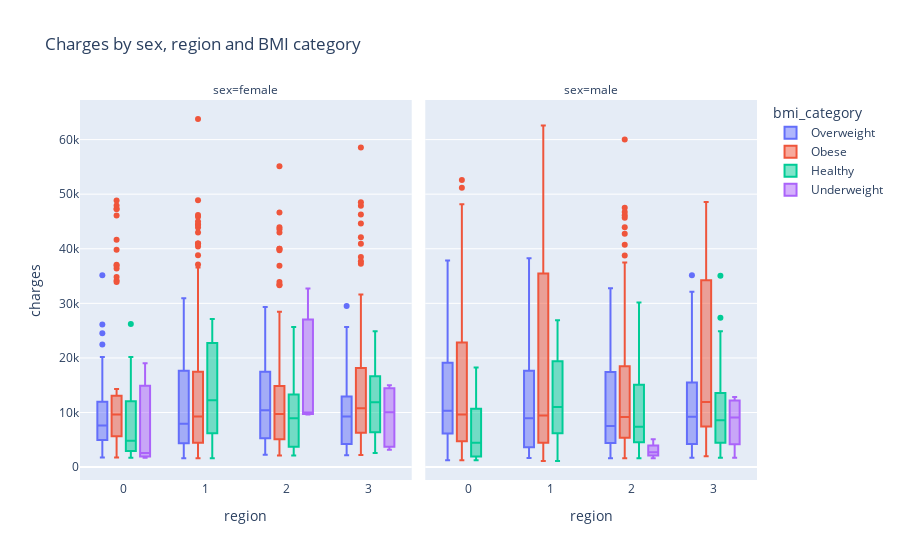

Notebook cell for this chart:
### Markdown cell above
_Charges by region/sex/smoker -see Datasets/Screenshots/plotly1.png_

### Code cell
fig = px.box(df, x="region", y="charges", color="bmi_category", facet_col="sex",
             title="Charges by sex, region and BMI category")
fig.show()

### Figure 1 — Plotly figure (JSON) as saved in the notebook; plotly's stock layout.template omitted (floating-point values rounded to 4 significant figures; data arrays with more than 128 entries replaced by an {"elided": "..."} marker saying what was removed)
{"data": [{"alignmentgroup": "True", "hovertemplate": "bmi_category=Overweight<br>sex=female<br>region=%{x}<br>charges=%{y}<extra></extra>", "legendgroup": "Overweight", "marker": {"color": "#636efa"}, "name": "Overweight", "notched": false, "offsetgroup": "Overweight", "orientation": "v", "showlegend": true, "type": "box", "x": {"elided": "199 int values"}, "x0": " ", "xaxis": "x", "y": {"elided": "199 float values"}, "y0": " ", "yaxis": "y"}, {"alignmentgroup": "True", "hovertemplate": "bmi_category=Overweight<br>sex=male<br>region=%{x}<br>charges=%{y}<extra></extra>", "legendgroup": "Overweight", "marker": {"color": "#636efa"}, "name": "Overweight", "notched": false, "offsetgroup": "Overweight", "orientation": "v", "showlegend": false, "type": "box", "x": {"elided": "187 int values"}, "x0": " ", "xaxis": "x2", "y": {"elided": "187 float values"}, "y0": " ", "yaxis": "y2"}, {"alignmentgroup": "True", "hovertemplate": "bmi_category=Obese<br>sex=female<br>region=%{x}<br>charges=%{y}<extra></extra>", "legendgroup": "Obese", "marker": {"color": "#EF553B"}, "name": "Obese", "notched": false, "offsetgroup": "Obese", "orientation": "v", "showlegend": true, "type": "box", "x": {"elided": "334 int values"}, "x0": " ", "xaxis": "x", "y": {"elided": "334 float values"}, "y0": " ", "yaxis": "y"}, {"alignmentgroup": "True", "hovertemplate": "bmi_category=Obese<br>sex=male<br>region=%{x}<br>charges=%{y}<extra></extra>", "legendgroup": "Obese", "marker": {"color": "#EF553B"}, "name": "Obese", "notched": false, "offsetgroup": "Obese", "orientation": "v", "showlegend": false, "type": "box", "x": {"elided": "372 int values"}, "x0": " ", "xaxis": "x2", "y": {"elided": "372 float values"}, "y0": " ", "yaxis": "y2"}, {"alignmentgroup": "True", "hovertemplate": "bmi_category=Healthy<br>sex=female<br>region=%{x}<br>charges=%{y}<extra></extra>", "legendgroup": "Healthy", "marker": {"color": "#00cc96"}, "name": "Healthy", "notched": false, "offsetgroup": "Healthy", "orientation": "v", "showlegend": true, "type": "box", "x": [3, 1, 1, 2, 1, 2, 2, 3, 3, 2, 1, 1, 3, 0, 1, 3, 0, 1, 2, 1, 0, 1, 2, 2, 3, 3, 2, 0, 1, 0, 3, 0, 2, 3, 1, 2, 0, 1, 2, 3, 1, 3, 2, 3, 0, 2, 3, 1, 1, 2, 0, 0, 1, 0, 2, 3, 1, 3, 2, 3, 3, 2, 2, 3, 0, 3, 3, 3, 0, 3, 3, 2, 0, 0, 0, 2, 3, 2, 3, 0, 2, 3, 0, 2, 2, 0, 2, 2, 2, 3, 2, 0, 1, 2, 1, 3, 2, 0, 2, 3, 2, 3, 1, 0, 2, 3, 2, 3, 3, 3, 3, 3, 0, 3, 2, 0, 3], "x0": " ", "xaxis": "x", "y": [14450.0, 12630.0, 23240.0, 14710.0, 16580.0, 10940.0, 6686.0, 13620.0, 19960.0, 13010.0, 25080.0, 19440.0, 5354.0, 2150.0, 9855.0, 24870.0, 1737.0, 3562.0, 11830.0, 1608.0, 13840.0, 3181.0, 8017.0, 13420.0, 12030.0, 21660.0, 3177.0, 9265.0, 4185.0, 8540.0, 19590.0, 18610.0, 4906.0, 23290.0, 2201.0, 12480.0, 4932.0, 8211.0, 9194.0, 3206.0, 17630.0, 15360.0, 25680.0, 6753.0, 9182.0, 2709.0, 8252.0, 22190.0, 27040.0, 10160.0, 4766.0, 26240.0, 10110.0, 2458.0, 9567.0, 16660.0, 11830.0, 7986.0, 6933.0, 2732.0, 4720.0, 2843.0, 4720.0, 6402.0, 2974.0, 11730.0, 24110.0, 5458.0, 4392.0, 2586.0, 19800.0, 2117.0, 17500.0, 2914.0, 12030.0, 8966.0, 4992.0, 2528.0, 14570.0, 3379.0, 16420.0, 7986.0, 8269.0, 2709.0, 21680.0, 12090.0, 21880.0, 3594.0, 3353.0, 16780.0, 5693.0, 1729.0, 8582.0, 3176.0, 27120.0, 7228.0, 14430.0, 4529.0, 23890.0, 13730.0, 4134.0, 4718.0, 26130.0, 20170.0, 12480.0, 14450.0, 4296.0, 10200.0, 4544.0, 14280.0, 8535.0, 7134.0, 3209.0, 16120.0, 18770.0, 1732.0, 22400.0], "y0": " ", "yaxis": "y"}, {"alignmentgroup": "True", "hovertemplate": "bmi_category=Healthy<br>sex=male<br>region=%{x}<br>charges=%{y}<extra></extra>", "legendgroup": "Healthy", "marker": {"color": "#00cc96"}, "name": "Healthy", "notched": false, "offsetgroup": "Healthy", "orientation": "v", "showlegend": false, "type": "box", "x": [2, 0, 3, 2, 0, 1, 2, 1, 2, 3, 0, 3, 3, 2, 1, 3, 3, 0, 1, 1, 2, 0, 2, 3, 1, 2, 3, 3, 2, 0, 1, 0, 1, 2, 0, 1, 2, 3, 0, 0, 0, 3, 2, 3, 2, 0, 2, 2, 2, 1, 0, 0, 3, 2, 0, 3, 1, 3, 0, 1, 3, 2, 2, 3, 2, 3, 1, 3, 3, 3, 2, 3, 0, 1, 2, 3, 2, 3, 3, 2, 3, 3, 1, 1, 2, 3, 3, 2, 1, 2, 0, 1, 3, 0, 3, 2, 3, 1, 3, 0, 3, 0, 0, 1, 0, 1, 0, 3], "x0": " ", "xaxis": "x2", "y": [21980.0, 1837.0, 2395.0, 1625.0, 2302.0, 6272.0, 30170.0, 17660.0, 21100.0, 22410.0, 15820.0, 1706.0, 27380.0, 5125.0, 21220.0, 4828.0, 4005.0, 7147.0, 2484.0, 19520.0, 6710.0, 1832.0, 11520.0, 24870.0, 17180.0, 2804.0, 1705.0, 8303.0, 7527.0, 3260.0, 6653.0, 5080.0, 9789.0, 4032.0, 1970.0, 22220.0, 3077.0, 9361.0, 12960.0, 3848.0, 1243.0, 3861.0, 8428.0, 7173.0, 7223.0, 1242.0, 9863.0, 2353.0, 13110.0, 19360.0, 10070.0, 3484.0, 8604.0, 1627.0, 18260.0, 5210.0, 21200.0, 17900.0, 2103.0, 11010.0, 4429.0, 12520.0, 6117.0, 12320.0, 15820.0, 13130.0, 5967.0, 8891.0, 10420.0, 8689.0, 5258.0, 35070.0, 6250.0, 1122.0, 1628.0, 9501.0, 23970.0, 16140.0, 4500.0, 17360.0, 8628.0, 23240.0, 18770.0, 1711.0, 21600.0, 13750.0, 1705.0, 14350.0, 11880.0, 5856.0, 10580.0, 8605.0, 2396.0, 10790.0, 8604.0, 6199.0, 1702.0, 6594.0, 6858.0, 11350.0, 6986.0, 5615.0, 1242.0, 26930.0, 10960.0, 1515.0, 1965.0, 21260.0], "y0": " ", "yaxis": "y2"}, {"alignmentgroup": "True", "hovertemplate": "bmi_category=Underweight<br>sex=female<br>region=%{x}<br>charges=%{y}<extra></extra>", "legendgroup": "Underweight", "marker": {"color": "#ab63fa"}, "name": "Underweight", "notched": false, "offsetgroup": "Underweight", "orientation": "v", "showlegend": true, "type": "box", "x": [2, 2, 0, 3, 3, 3, 0, 3, 3, 0, 2, 3], "x0": " ", "xaxis": "x", "y": [32730.0, 9644.0, 1728.0, 15010.0, 14460.0, 3167.0, 2585.0, 6878.0, 13200.0, 19020.0, 9991.0, 3733.0], "y0": " ", "yaxis": "y"}, {"alignmentgroup": "True", "hovertemplate": "bmi_category=Underweight<br>sex=male<br>region=%{x}<br>charges=%{y}<extra></extra>", "legendgroup": "Underweight", "marker": {"color": "#ab63fa"}, "name": "Underweight", "notched": false, "offsetgroup": "Underweight", "orientation": "v", "showlegend": false, "type": "box", "x": [2, 3, 3, 2, 2, 3, 2, 3], "x0": " ", "xaxis": "x2", "y": [2775.0, 1695.0, 12830.0, 1621.0, 2681.0, 11530.0, 5117.0, 6641.0], "y0": " ", "yaxis": "y2"}], "layout": {"annotations": [{"font": {}, "showarrow": false, "text": "sex=female", "x": 0.245, "xanchor": "center", "xref": "paper", "y": 1, "yanchor": "bottom", "yref": "paper"}, {"font": {}, "showarrow": false, "text": "sex=male", "x": 0.755, "xanchor": "center", "xref": "paper", "y": 1, "yanchor": "bottom", "yref": "paper"}], "boxmode": "group", "legend": {"title": {"text": "bmi_category"}, "tracegroupgap": 0}, "title": {"text": "Charges by sex, region and BMI category"}, "xaxis": {"anchor": "y", "domain": [0, 0.49], "title": {"text": "region"}}, "xaxis2": {"anchor": "y2", "domain": [0.51, 1], "matches": "x", "title": {"text": "region"}}, "yaxis": {"anchor": "x", "domain": [0, 1], "title": {"text": "charges"}}, "yaxis2": {"anchor": "x2", "domain": [0, 1], "matches": "y", "showticklabels": false}}}
